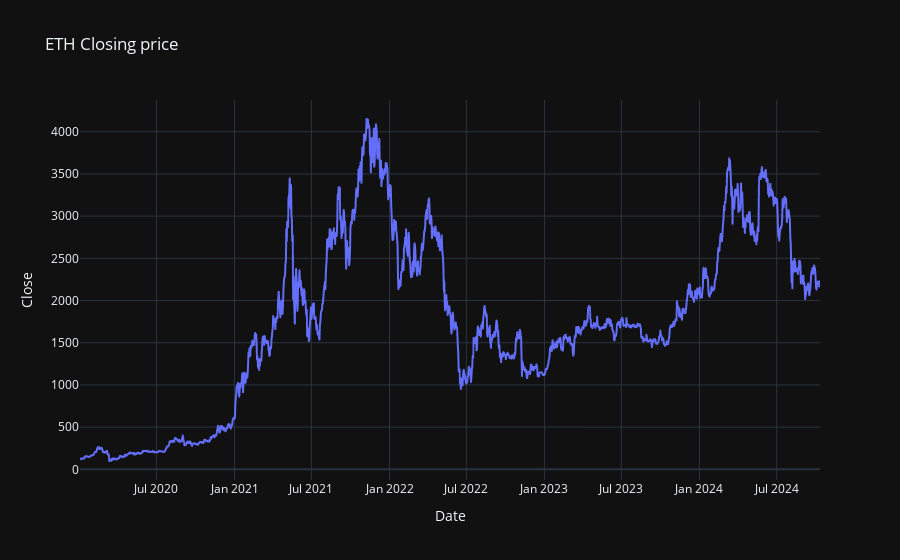
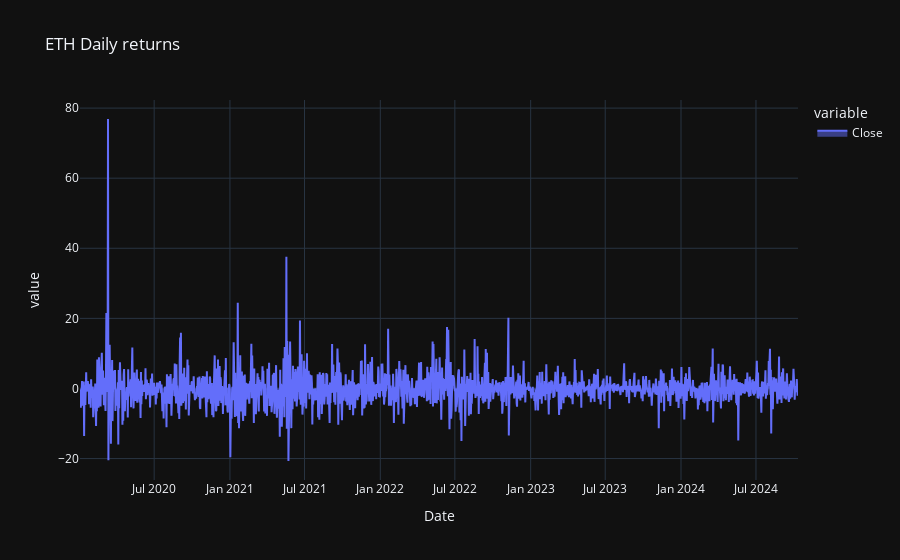
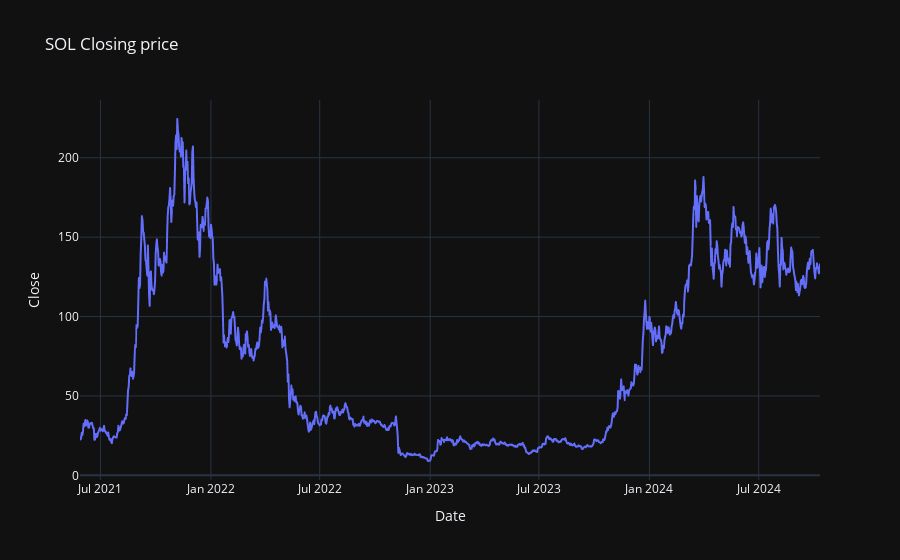
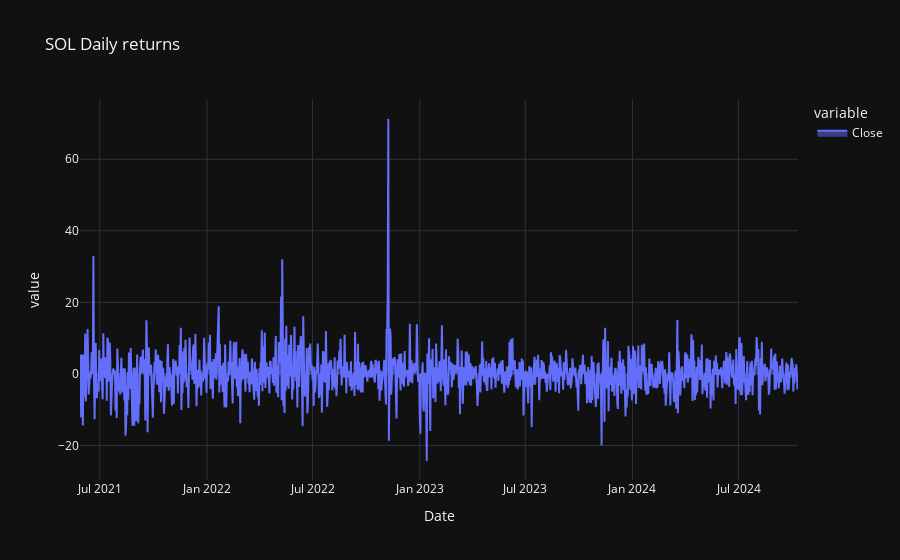

The notebook cell saved with these charts, in order:
### Code cell
import pandas as pd
import plotly.express as px

for x in cryptolist:
    raw = pd.read_csv(f"{x}EUR.csv",parse_dates=True).convert_dtypes()
    close = raw.loc[:,["Date","Close"]]
    
    fig = px.line(close,x="Date",y="Close",title=f"{x} Closing price")
    fig.show()
    
    dailyret = close.set_index("Date")
    dailyret = dailyret.pct_change(1) * 100
    
    fig2= px.area(dailyret,title=f"{x} Daily returns")
    fig2.show()

### Figure 1 — Plotly figure (JSON) as saved in the notebook; plotly's stock layout.template omitted (floating-point values rounded to 4 significant figures; data arrays with more than 128 entries replaced by an {"elided": "..."} marker saying what was removed)
{"data": [{"hovertemplate": "Date=%{x}<br>Close=%{y}<extra></extra>", "legendgroup": "", "line": {"color": "#636efa", "dash": "solid"}, "marker": {"symbol": "circle"}, "mode": "lines", "name": "", "showlegend": false, "x": {"elided": "1744 str values"}, "xaxis": "x", "y": {"elided": "1744 float values"}, "yaxis": "y", "type": "scattergl"}], "layout": {"xaxis": {"anchor": "y", "domain": [0.0, 1.0], "title": {"text": "Date"}}, "yaxis": {"anchor": "x", "domain": [0.0, 1.0], "title": {"text": "Close"}}, "legend": {"tracegroupgap": 0}, "title": {"text": "ETH Closing price"}}}

### Figure 2 — Plotly figure (JSON) as saved in the notebook; plotly's stock layout.template omitted (floating-point values rounded to 4 significant figures; data arrays with more than 128 entries replaced by an {"elided": "..."} marker saying what was removed)
{"data": [{"fillpattern": {"shape": ""}, "hovertemplate": "variable=Close<br>Date=%{x}<br>value=%{y}<extra></extra>", "legendgroup": "Close", "line": {"color": "#636efa"}, "marker": {"symbol": "circle"}, "mode": "lines", "name": "Close", "orientation": "v", "showlegend": true, "stackgroup": "1", "x": {"elided": "1744 str values"}, "xaxis": "x", "y": {"elided": "1744 float values"}, "yaxis": "y", "type": "scatter"}], "layout": {"xaxis": {"anchor": "y", "domain": [0.0, 1.0], "title": {"text": "Date"}}, "yaxis": {"anchor": "x", "domain": [0.0, 1.0], "title": {"text": "value"}}, "legend": {"title": {"text": "variable"}, "tracegroupgap": 0}, "title": {"text": "ETH Daily returns"}}}

### Figure 3 — Plotly figure (JSON) as saved in the notebook; plotly's stock layout.template omitted (floating-point values rounded to 4 significant figures; data arrays with more than 128 entries replaced by an {"elided": "..."} marker saying what was removed)
{"data": [{"hovertemplate": "Date=%{x}<br>Close=%{y}<extra></extra>", "legendgroup": "", "line": {"color": "#636efa", "dash": "solid"}, "marker": {"symbol": "circle"}, "mode": "lines", "name": "", "showlegend": false, "x": {"elided": "1233 str values"}, "xaxis": "x", "y": {"elided": "1233 float values"}, "yaxis": "y", "type": "scattergl"}], "layout": {"xaxis": {"anchor": "y", "domain": [0.0, 1.0], "title": {"text": "Date"}}, "yaxis": {"anchor": "x", "domain": [0.0, 1.0], "title": {"text": "Close"}}, "legend": {"tracegroupgap": 0}, "title": {"text": "SOL Closing price"}}}

### Figure 4 — Plotly figure (JSON) as saved in the notebook; plotly's stock layout.template omitted (floating-point values rounded to 4 significant figures; data arrays with more than 128 entries replaced by an {"elided": "..."} marker saying what was removed)
{"data": [{"fillpattern": {"shape": ""}, "hovertemplate": "variable=Close<br>Date=%{x}<br>value=%{y}<extra></extra>", "legendgroup": "Close", "line": {"color": "#636efa"}, "marker": {"symbol": "circle"}, "mode": "lines", "name": "Close", "orientation": "v", "showlegend": true, "stackgroup": "1", "x": {"elided": "1233 str values"}, "xaxis": "x", "y": {"elided": "1233 float values"}, "yaxis": "y", "type": "scatter"}], "layout": {"xaxis": {"anchor": "y", "domain": [0.0, 1.0], "title": {"text": "Date"}}, "yaxis": {"anchor": "x", "domain": [0.0, 1.0], "title": {"text": "value"}}, "legend": {"title": {"text": "variable"}, "tracegroupgap": 0}, "title": {"text": "SOL Daily returns"}}}
